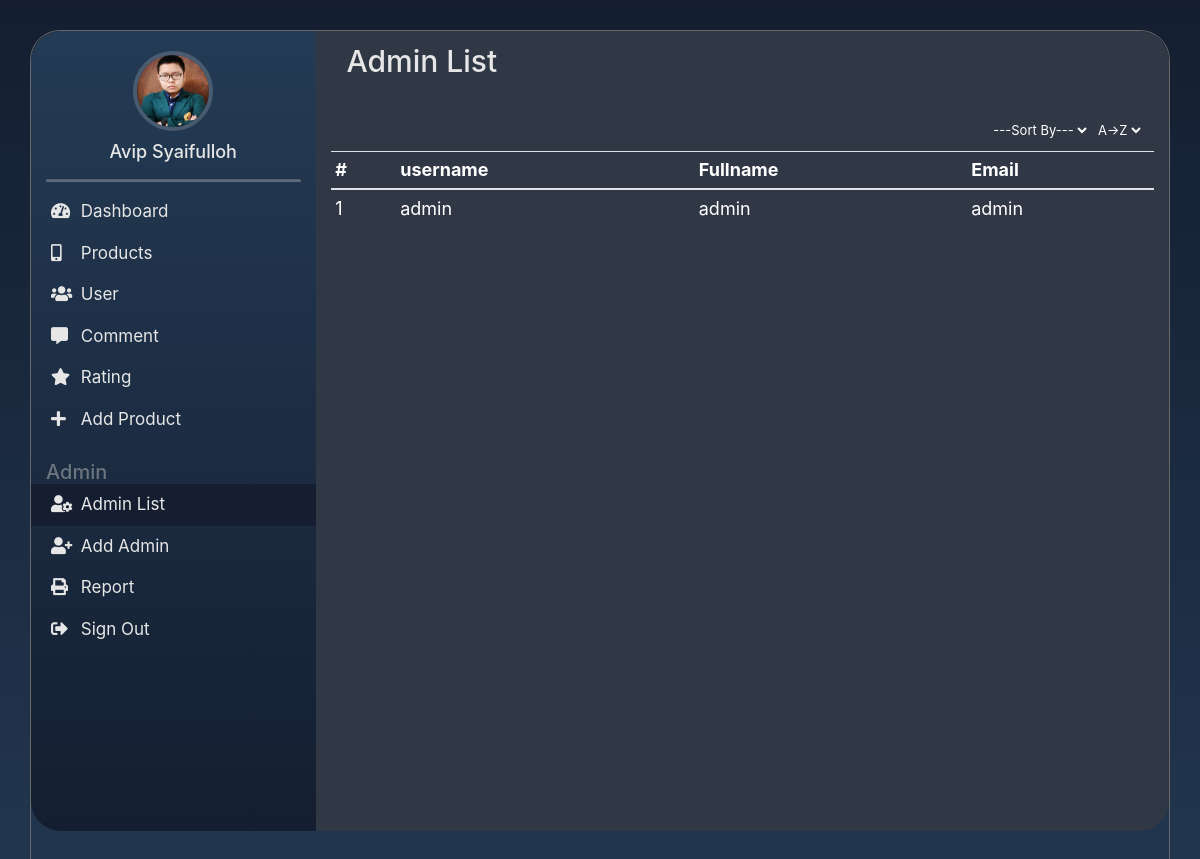
The page /php/backend/admin.php (signed in) on the database its author committed.
### tables this page shows
CREATE TABLE `user` (
  `user_id` int(11) NOT NULL,
  `username` varchar(64) NOT NULL,
  `password` varchar(256) NOT NULL,
  `email` varchar(64) NOT NULL,
  `fullname` varchar(128) NOT NULL,
  `phone` varchar(32) NOT NULL,
  `administator` varchar(1) NOT NULL
);

### php/functions.php (called while the page is built, shortened)
<?php
function koneksi()
{
	$conn = mysqli_connect("localhost", "root", "") or die("koneksi ke DB gagal");
	mysqli_select_db($conn, "pw_tubes_183040024") or die("Database salah!");
	return $conn;
}
function query($sql)
{
	$conn = koneksi();
	$result = mysqli_query($conn, "$sql");
	$rows = [];
	while ($row = mysqli_fetch_assoc($result)) {
		$rows[] = $row;
	}
	return $rows;
}

### php/backend/admin.php (the view, shortened to what this page needs)
<?php
require '../functions.php';
if (isset($_GET['urut'])) {
  $user = urutUser($_GET['based'], $_GET['metode']);
} else {
  $user = query("SELECT * FROM user WHERE administator = '1' ");
}
if (isset($_GET['cari'])) {
  $keyword = $_GET['keyword'];
  $user = query("SELECT * FROM user WHERE
      (username LIKE '%$keyword%' OR
      fullname LIKE '%$keyword%' OR
      email LIKE '%$keyword%') AND
      administator = '1' ");
} else {
  $user = query("SELECT * FROM user WHERE administator = '1' ");
}
?>
<!doctype html>
<html lang="en">
<head>
  <link rel="stylesheet" href="../../css/bootstrap.min.css">
  <link rel="stylesheet" href="../../css/backend.css">
  <link rel="stylesheet" href="../../css/backend/comment.css">
  <link rel="stylesheet" href="https://use.fontawesome.com/releases/v5.3.1/css/all.css">
</head>
<body>
  <div class="container">
    <div class="row">
      <nav class="col-3 sidebar">
        <div class="profile">
          <div class="picture">
            <img src="../../assets/img/Profile.jpg" alt="">
          </div>
          <div class="about">
            <h6>Avip Syaifulloh</h6>
            <hr>
          </div>
        </div>
        <div class="sidebar-sticky">
          <ul class="nav flex-column">
            <li class="nav-item">
              <a class="nav-link" href="dashboard.php">
                <span><i class="fa fa-tachometer-alt"></i></span>
                <span class="nav-name">Dashboard</span> <span class="sr-only">(current)</span>
              </a>
            </li>
            <li class="nav-item">
              <a class="nav-link" href="product.php">
                <span><i class="fa fa-mobile-alt"></i></span>
                <span class="nav-name">Products</span>
              </a>
            </li>
            <li class="nav-item">
              <a class="nav-link" href="user.php">
                <span><i class="fa fa-users"></i></span>
                <span class="nav-name">User</span>
              </a>
            </li>
            <li class="nav-item">
              <a class="nav-link" href="comment.php">
                <span><i class="fa fa-comment-alt"></i></span>
                <span class="nav-name">Comment</span>
              </a>
            </li>
            <li class="nav-item">
              <a class="nav-link" href="rating.php">
                <span><i class="fa fa-star"></i></span>
                <span class="nav-name">Rating</span>
              </a>
            </li>
            <li class="nav-item">
              <a class="nav-link" href="crud/tambah.php">
                <span><i class="fa fa-plus"></i></span>
                <span class="nav-name">Add Product</span>
              </a>
            </li>
          </ul>
          <h6 class="sidebar-heading text-muted">
            <span>Admin</span>
          </h6>
          <ul class="nav flex-column mb-2">
            <li class="nav-item">
              <a class="nav-link active" href="admin.php">
                <span><i class="fa fa-user-cog"></i></span>
                <span class="nav-name">Admin List</span>
              </a>
            </li>
            <li class="nav-item">
              <a class="nav-link" href="../login/registrasiAdmin.php">
                <span><i class="fa fa-user-plus"></i></span>
                <span class="nav-name">Add Admin</span>
              </a>
            </li>
            <li class="nav-item">
              <a class="nav-link" href="report/reportAdmin.php" target="_blank">
                <span><i class="fa fa-print"></i></span>
                <span class="nav-name">Report</span>
              </a>
            </li>
            <li class="nav-item">
              <a class="nav-link" href="../login/logout.php">
                <span><i class="fa fa-sign-out-alt"></i></span>
                <span class="nav-name">Sign Out</span>
              </a>
            </li>
          </ul>
        </div>
      </nav>
      <main class="main col">
        <nav class="navbar navbar-light">
          <span class="navbar-brand mb-0 h1">Admin List</span>
        </nav>
        <div class="sort">
          <form action="" method="get">
            <select name="based" id="based">
              <option value="user_id">---Sort By---</option>
            </select>
            <select name="metode" id="metode">
              <option value="ASC">A->Z</option>
            </select>
          </form>
        </div>
        <div id="container">
          <table class="table table-sm">
            <thead>
              <tr>
                <th scope="col">#</th>
                <th scope="col">username</th>
                <th scope="col" class="hide">Fullname</th>
                <th scope="col">Email</th>
              </tr>
            </thead>
            <tbody>
              <?php $i = 1; ?>
              <?php foreach ($user as $us) : ?>
                <tr>
                  <td scope="row"><?= $i ?></td>
                  <td><?= $us['username']; ?></td>
                  <td class="hide"><?= $us['fullname']; ?></td>
                  <td><?= $us['email']; ?></td>
                </tr>
                <?php $i++ ?>
              <?php endforeach; ?>
            </tbody>
          </table>
        </div>
      </main>
    </div>
</body>
</html>

### css/backend.css (style rules this page uses)
body { background-repeat: no-repeat; background-size: cover; background-image: linear-gradient(#141e30, #243b55); }
.container { min-height: 1000px; }
.row { min-height: 650px; }
.sidebar { background-image: linear-gradient(to top, #141e30, #243b55); min-height: 600px; }
.main { background-color: #303846; }
.profile { margin-left: -15px; margin-right: -15px; text-align: center; margin-bottom: -10px; }
.profile .picture { width: 30px; height: 30px; margin: auto; margin-top: 10px; border-radius: 50%; }
.profile .picture img { width: 100%; border-radius: 50%; }
.profile .about h6 { font-size: 9px; margin-top: 10px; color: rgba(230, 230, 230, 1) !important; }
.profile .about hr { height: 1px; background-color: rgba(230, 230, 230, 0.5); border-radius: 10px; width: 50px; }
.nav-item { font-size: 9px; margin-left: -15px; margin-right: -15px; text-align: center; }
.nav-name { display: block; }
.sidebar-heading { font-size: 9px; text-align: center; margin-top: 20px; }
.nav-link { color: rgba(230, 230, 230, 1) !important; transition: 1s; }
.active { background-color: #141e30 !important; }
.navbar-brand { color: rgba(230, 230, 230, 1) !important; }
.sort { margin: 10px; margin-bottom: 20px; text-align: right; font-size: 10px; }
.sort select { background-color: #303846; color: white; border: none; }
@media (min-width: 992px) { .container { margin: 30px auto; border-radius: 30px; border: 1px solid #686868; } }
@media (min-width: 992px) { .main { border-radius: 0 30px 30px 0; } }
@media (min-width: 992px) { .sidebar { min-height: 800px; border-radius: 30px 0 0 30px; } }
@media (min-width: 992px) { .row { min-height: 0px; } }
@media (min-width: 992px) { .profile { height: 150px; margin: 20px 0; text-align: center; margin-bottom: -10px; } }
@media (min-width: 992px) { .profile .picture { width: 80px; height: 80px; border: 4px solid rgba(230, 230, 230, 0.2); margin: auto; margin-top: 20px; border-radius: 50%; } }
@media (min-width: 992px) { .profile .picture img { width: 100%; border-radius: 50%; } }
@media (min-width: 992px) { .profile .about h6 { font-size: 18px; margin-top: 10px; color: rgba(230, 230, 230, 1) !important; } }
@media (min-width: 992px) { .profile .about hr { height: 2px; background-color: rgba(230, 230, 230, 0.3); border-radius: 10px; width: 100%; } }
@media (min-width: 992px) { .nav-link { color: rgba(230, 230, 230, 1) !important; padding-left: 20px; transition: 1s; font-size: 17px; } }
@media (min-width: 992px) { .sidebar-heading { font-size: 20px; text-align: left; margin-bottom: 0; } }
@media (min-width: 992px) { .active { background-color: #141e30 !important; } }
@media (min-width: 992px) { .nav-item { text-align: left; } }
@media (min-width: 992px) { .nav-name { display: inline; } }
@media (min-width: 992px) { .fa { width: 15px; margin-right: 10px; } }
@media (min-width: 992px) { .navbar-brand { font-size: 30px; margin-top: -20px; } }
@media (min-width: 992px) { .navbar { height: 80px; } }
@media (min-width: 992px) { .sort { margin: 10px; text-align: right; font-size: 13px; } }

### css/backend/comment.css (style rules this page uses)
body { color: white; }
table { font-size: 10px; }
.hide { display: none; }
@media (min-width: 992px) { table { font-size: 18px; } }
@media (min-width: 992px) { .hide { display: table-cell; border: none; } }

### php/backend/admin.php (style rules this page uses)
body { color: white; }

### rows shown on the page
user: username "admin", fullname "admin", email "admin"
